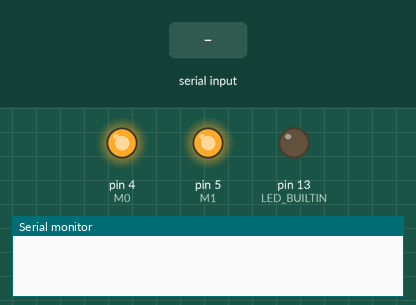
This sketch was run on a simulated Arduino Uno, built with avr-gcc and run on an emulated ATmega328P. On the bench: output pins drawn as LEDs (lit = HIGH), the last lines printed to the serial monitor. Inputs (shaded band) come from the test bench. The modem accepts every AT command (registered, SIM ready, sends succeed) and sends nothing else.

Above: at 0.1 s.
At 2.2 s:
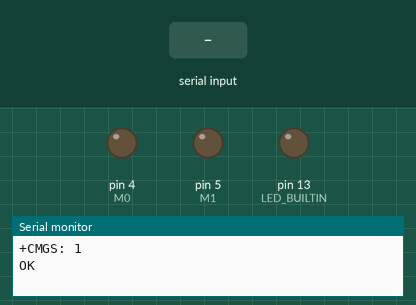
2.3 s: "L01-ONN\n" received over the second serial link
4.7 s: "L01-OFF\n" received over the second serial link
7.2 s: "L01\n" received over the second serial link
Timing chart, 0 to 10.2 s (numbered marks = the images above; inputs shaded):
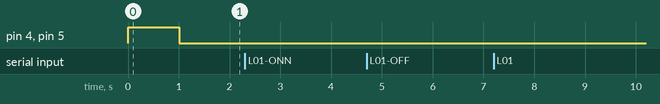

The sketch:

truyen_7.ino
```cpp
#include <SoftwareSerial.h>
SoftwareSerial mySerial(2,3); // RX, TX

#define M0 4
#define M1 5

String  data_software = "";         // a string to hold incoming data
boolean stringComplete = false;  // whether the string is complete
String  dia_chi_slave="";

void setup()
{
  Serial.begin(9600);
  mySerial.begin(9600);
  pinMode(M0, OUTPUT);
  pinMode(M1, OUTPUT);
  pinMode(LED_BUILTIN, OUTPUT);
  set_dia_chi();
}
void set_dia_chi()
{
  sleep();
  char ADR[6] = {0XC0,0X00,0X01,0X1A,0X01,0XC4}; // IN DIA CHI 1, KENH 1 VAO LORA-- M0&M1=1
  for(int i=0;i<=6;i++)
  {
     mySerial.print(ADR[i]);
  }
  delay(1000);
  normal();
}
void normal()
{
  digitalWrite(M0, 0);
  digitalWrite(M1, 0);
}
void sleep()
{
  digitalWrite(M0, 1);
  digitalWrite(M1, 1);
}
void truyen_theo_dia_chi(int dia_chi,String dulieu)
{
  char  addr_chuyen_1[3] = {0X00,0X02,0X02};
  char  addr_chuyen_2[3] = {0X00,0X03,0X03};
  for(int i=0;i<=3;i++)
  {
    if(dia_chi == 1)
    {
      mySerial.print(addr_chuyen_1[i]);
    }
    else if( dia_chi == 2)
    {
      mySerial.print(addr_chuyen_2[i]);
    }
  }
  mySerial.println(dulieu);
}
void loop()
{
  while (mySerial.available())  // nhận số đếm và phản hồi từ lora hiển thị C#
  {
      String data_from_lora_slave = mySerial.readString().substring(1);
      String respond_slave= data_from_lora_slave.substring(0,7);

      if (respond_slave =="L01-ONN")
      {
        digitalWrite(LED_BUILTIN, HIGH);
      }
      else if (respond_slave =="L01-OFF")
      {
        digitalWrite(LED_BUILTIN, LOW);
      }

      Serial.println(data_from_lora_slave);
  }

  while (Serial.available())    // gửi số từ C# qua lora
  {
     char data = (char)Serial.read();
     data_software += data;
     if (data == '\n')
     {
        stringComplete = true;
     }
  }
  if (stringComplete)
  {
     dia_chi_slave= data_software.substring(0,3);
     if(dia_chi_slave=="L01")
     {
        truyen_theo_dia_chi(1,data_software);
        data_software= "";
        stringComplete = false;
     }
     if(dia_chi_slave=="L02")
     {
        truyen_theo_dia_chi(2,data_software);
        data_software= "";
        stringComplete = false;
     }
     else
     {
        data_software = "";
        stringComplete = false;
     }
  }

}
```
